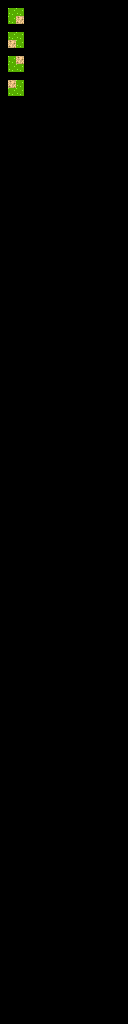

A level layout from a 2D game, rendered from its tile map. Below: a short description, then the map file with tile-grid data replaced by summaries:
An orthogonal 16x128 tile map with 8x8 px tiles, 1 tile layer (input1_automapping-input), 3 hidden layers not drawn, 2 tilesets.

<map version="1.2" tiledversion="1.2.4" orientation="orthogonal" renderorder="left-up" width="16" height="128" tilewidth="8" tileheight="8" infinite="0" nextlayerid="5" nextobjectid="1">
 <tileset firstgid="1" source="../tilesets/overworld-tileset.tsx" />
 <tileset firstgid="641" source="../tilesets/overworld-automapping-input_tiles.tsx" />
 <layer id="1" name="regions" width="16" height="128" visible="0">
  <data>[2048 cells, 16 non-empty, 1 distinct tile ids]</data>
 </layer>
 <layer id="2" name="input1_automapping-input" width="16" height="128">
  <data>[2048 cells, 16 non-empty, 2 distinct tile ids]</data>
 </layer>
 <layer id="4" name="input2_automapping-input" width="16" height="128" visible="0">
  <data>[2048 cells, 16 non-empty, 2 distinct tile ids]</data>
 </layer>
 <layer id="3" name="output_automapping-output" width="16" height="128" visible="0">
  <data>[2048 cells, 4 non-empty, 1 distinct tile ids]</data>
 </layer>
</map>
